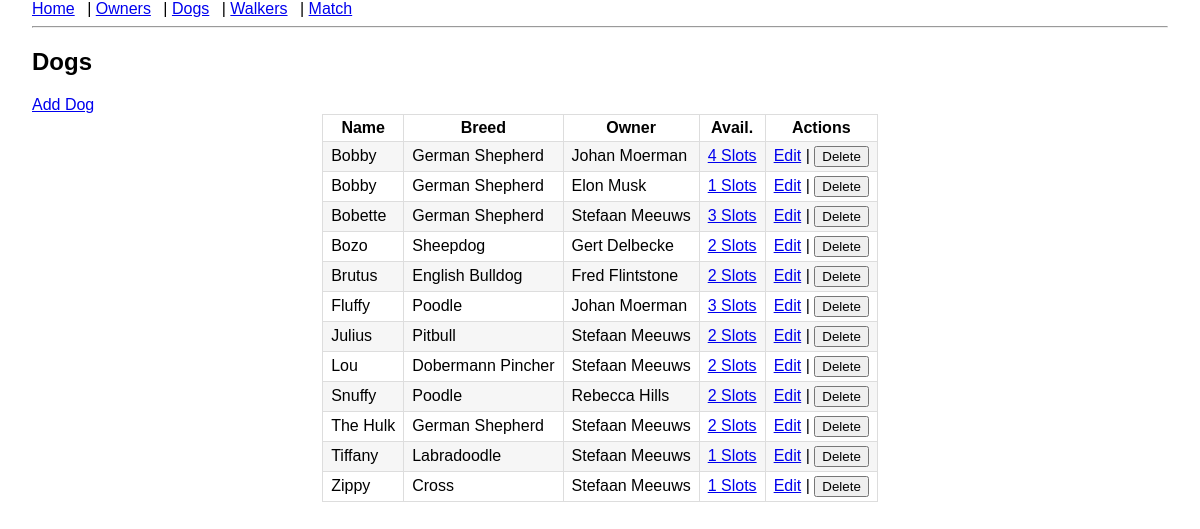
Page /dogs on the earlier database version.
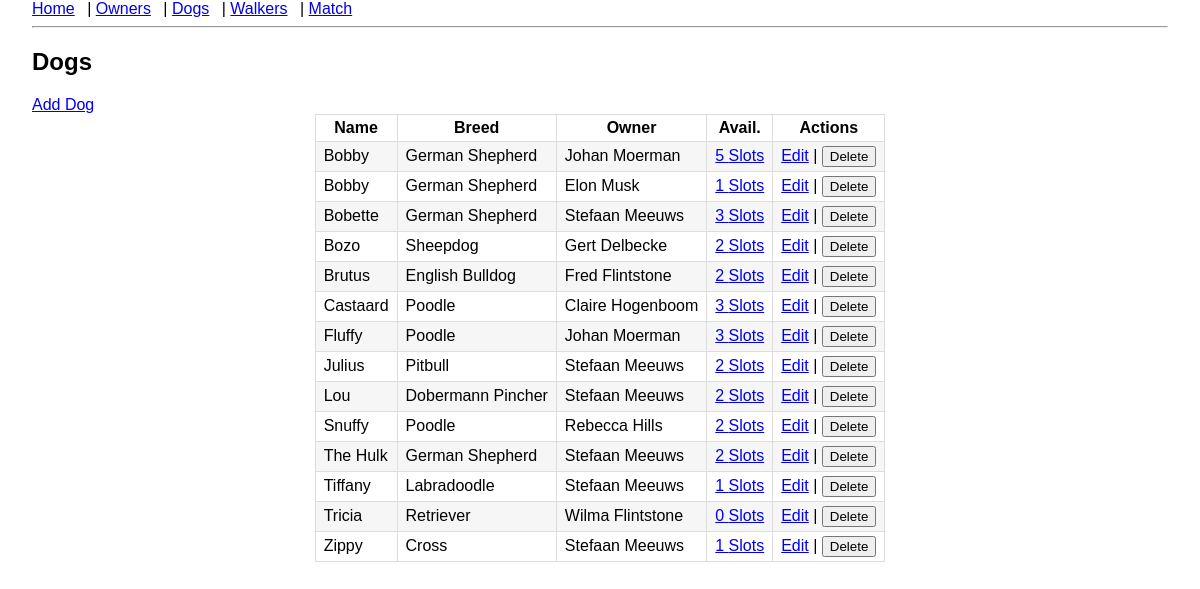
Same page on the later database version.
### models.py (models this page shows)
class Dog(db.Model):
    id = db.Column(db.Integer, primary_key=True)
    name = db.Column(db.String(80), nullable=False)
    breed = db.Column(db.String(80))
    owner_id = db.Column(db.Integer, db.ForeignKey("dog_owner.id"), nullable=False)
    availabilities = db.relationship(
        "Availability", backref="dog", cascade="all, delete-orphan"
    )

class DogOwner(db.Model):
    id = db.Column(db.Integer, primary_key=True)
    name = db.Column(db.String(100), nullable=False)
    email = db.Column(db.String(120))
    dogs = db.relationship("Dog", backref="owner", cascade="all, delete-orphan")

### app.py (the view)
@app.route("/dogs")
def dogs():
    dogs = Dog.query.order_by(Dog.name.asc()).all()
    return render_template("dogs.html", dogs=dogs)

### templates/dogs.html
{% extends "layout.html" %}
{% block content %}
<h2>Dogs</h2>
<a href="{{ url_for('add_dog') }}">Add Dog</a>
<table class="table table-striped table-centered">
    <tr>
        <th>Name</th>
        <th>Breed</th>
        <th>Owner</th>
        <th>Avail.</th>
        <th>Actions</th>
    </tr>
    {% for dog in dogs %}
    <tr>
        <td>{{ dog.name }}</td>
        <td>{{ dog.breed }}</td>
        <td>{{ dog.owner.name }}</td>
        <td>
            <a href="{{ url_for('manage_availability', entity='dog', entity_id=dog.id) }}">
                {{ dog.availabilities|length }} Slots
            </a>
        </td>
        <td>
            <a href="{{ url_for('edit_dog', dog_id=dog.id) }}">Edit</a>
            |
            <form action="{{ url_for('delete_dog', dog_id=dog.id) }}" method="post" style="display:inline;">
                <button type="submit" onclick="return confirm('Are you sure you want to delete this dog?');">Delete</button>
            </form>
        </td>
    </tr>
    {% endfor %}
</table>
{% endblock %}

### templates/layout.html (shortened to what this page needs)
<!doctype html>
<html lang="en">
<head>
    <link href="{{ url_for('static', filename='style.css') }}" rel="stylesheet">
    <link href="{{ url_for('static', filename='css/custom.css') }}" rel="stylesheet">
</head>
<body>
<nav>
    <a href="{{ url_for('home') }}">Home</a> |
    <a href="{{ url_for('owners') }}">Owners</a> |
    <a href="{{ url_for('dogs') }}">Dogs</a> |
    <a href="{{ url_for('walkers') }}">Walkers</a> |
    <a href="{{ url_for('match') }}">Match</a>
</nav>
<hr>
{% block content %}
{% endblock %}
</body>
</html>

### static/style.css (style rules this page uses)
body { font-family: Arial, sans-serif; margin: 0 2rem; }
table { border-collapse: collapse; width: auto; margin: 0 auto; }
th, td { border: 1px solid #ddd; padding: 4px 8px; }
tr:nth-child(even) { background: #f6f6f6; }
nav a { margin-right: .5rem; }

### static/css/custom.css (style rules this page uses)
.table-centered { margin: 0 auto; width: auto; }
.table-centered th, .table-centered td { white-space: nowrap; }

Differences in the rows shown:
computed for Dog (number 1 of 14 on the later page): availabilities|length "4" → "5"
added Dog: name "Castaard", breed "Poodle", owner.name "Claire Hogenboom", availabilities|length "3"
added Dog: name "Tricia", breed "Retriever", owner.name "Wilma Flintstone", availabilities|length "0"
